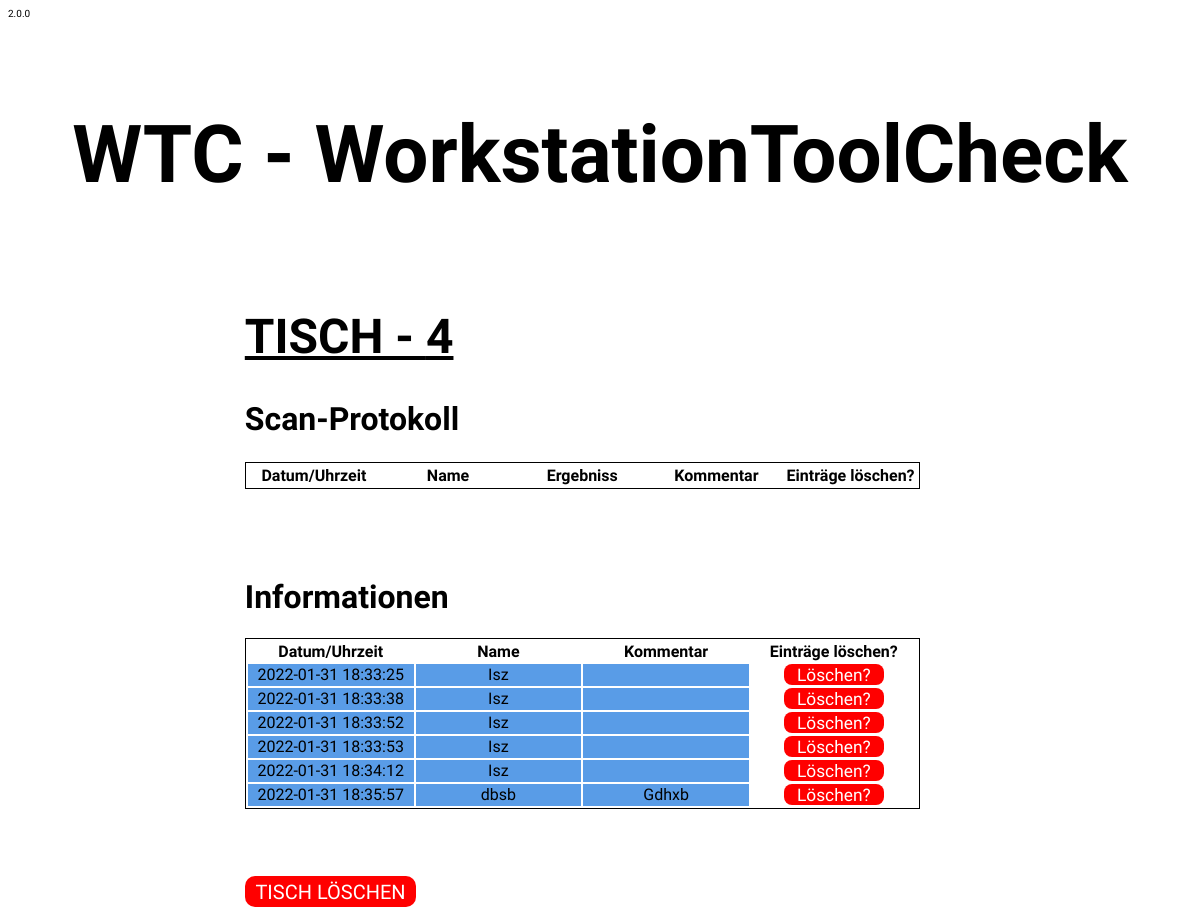
Screenshot of /WebApp/tisch.php?tischId=4&tischNummer=4 with the database file from the repository.
### tables this page shows
CREATE TABLE `tblkommentar` (
  `kommentarId` int(11) NOT NULL,
  `kommentarTischId` int(11) NOT NULL,
  `kommentarName` varchar(50) NOT NULL,
  `kommentarText` varchar(50) NOT NULL,
  `kommentarTime` timestamp NOT NULL DEFAULT current_timestamp() ON UPDATE current_timestamp()
);

### WebApp/ver.php (called while the page is built)
<?php
    $ver = "2.0.0"
?>

### WebApp/tisch.php (the view, shortened to what this page needs)
<!DOCTYPE HTML>
<html>
    <head>
        <link href="Styles\tisch.css" rel="stylesheet" type="text/css">
    </head>
    <body>
    <?php
        require_once("ver.php")
    ?>
    <div id="ver" class="ver"><?=$ver?></div>
    <?php
        require_once("dbCon.php");
        $tischId = $_GET['tischId'];
        $tischNummer = $_GET['tischNummer'];
    ?>
        <div id="titel">
            <a href="index.php"><h1>WTC - WorkstationToolCheck</h1></a>
        </div>
        <div id="tisch_id">
            <h1>TISCH - <?=$tischNummer?></h1>
        </div>
        <div id="log_title">
            <h1>Scan-Protokoll</h1>
        </div>
        <div id="output1">
            <div id="tablediv">
                <table id="tables">
                    <tr>
                        <th>Datum/Uhrzeit</th>
                        <th>Name</th>
                        <th>Ergebniss</th>
                        <th>Kommentar</th>
                        <th>Einträge löschen?</th>
                    </tr>
                </table>
            </div>
        </div>
        <div id="output2">
            <div id="tabledivv">
            <h1>Informationen</h1>
                <table id="tables2">
                <tr>
                    <th>Datum/Uhrzeit</th>
                    <th>Name</th>
                    <th>Kommentar</th>
                    <th>Einträge löschen?</th>
                </tr>
                <?php
                $stmt = $pdo->prepare("SELECT * FROM tblKommentar where kommentarTischId = ? ORDER BY kommentarTime limit 20");
                $stmt->execute([$tischId]);
                $ComCol = "backgroundBlue";
                foreach($stmt->fetchAll() as $row){
                    echo "<tr id='".$ComCol."'>";
                    echo "<td>".$row['kommentarTime']."</td>";
                    echo "<td>".$row['kommentarName']."</td>";
                    echo "<td>".$row['kommentarText']."</td>";
                    echo "<td style='background-color:white;text-decoration:none;'><a id='del_btnT' class='btn_table' href='ComLoeschen.php?id=".$row['kommentarId']."'>Löschen?</a></td>";
                    echo "</tr>";
                }
                ?>
                </table>
            </div>
            <div id="delTableBtn">
                <a id="del_btn" class="btn_d" onclick="return confirm('Wollen Sie den Tisch wirklich löschen?');" href="tischLoeschen.php?id=<?php echo $tischId ?>"><span>TISCH LÖSCHEN </span></a>
            </div>
        </div>
   </body>
</html>

### WebApp/Styles/tisch.css (style rules this page uses)
body { background-size: cover; background-attachment: fixed; }
#titel { height: 100%; width: 100%; margin: 0 auto; text-align: center; padding-left: auto; padding-top: 3%; clear: both; font-size: 30pt; font-family: 'Mohave', sans-serif; }
#titel > a { text-decoration: none; color: black; }
#tisch_id { text-decoration: underline; padding-top: 20px; font-family: 'Mohave', sans-serif; padding-left: 20%; font-size: 18pt; padding-right: 60%; margin: auto; }
#tablediv { width: 100%; float: left; font-family: 'Mohave', sans-serif; margin-bottom: 6%; }
#tabledivv { width: 100%; float: left; font-family: 'Mohave', sans-serif; }
#tables { text-align: center; table-layout: fixed; border-width: 1px; border-color: black; border-style: solid; align-self: center; width: 95%; }
#tables2 { text-align: center; table-layout: fixed; border-width: 1px; border-color: black; border-style: solid; align-self: center; width: 95%; margin-bottom: 10%; }
#backgroundBlue { background-color: #599ce7; }
#output1 { padding-left: 20%; margin-bottom: 10%; padding-right: 20%; }
#output2 { padding-left: 20%; padding-right: 20%; }
#log_title { font-family: 'Mohave', sans-serif; margin-top: 3%; margin-bottom: 2%; padding-left: 20%; }
#del_btn { text-align: left; font-family: 'Mohave', sans-serif; font-size: 15pt; margin-top: 20%; z-index: -1; background-color: red; border-color: red; color: white; border-radius: 10px; }
#del_btnT { text-align: right; font-family: 'Mohave', sans-serif; font-size: 13pt; background-color: red; border-color: red; color: white; height: 100%; width: 100%; border-radius: 8px; position: relative; margin-bottom: 2%; margin-top: 2%; }
.btn_table { padding-bottom: 0.5%; padding-right: 8%; padding-left: 8%; padding-top: 0.5%; text-decoration: none; transition: all 0.8s 0s ease; }
.btn_d { transition: all 0.5s; cursor: pointer; padding-bottom: 0.5%; padding-right: 1.5%; padding-left: 1.5%; padding-top: 0.5%; }
.btn_d span:after { content: '\00bb'; position: absolute; opacity: 0; top: 0; right: -20px; transition: 0.5s; }
.btn_d span { cursor: pointer; display: inline-block; position: relative; transition: 0.5s; }
#ver { text-align: left; font-size: x-small; font-family: 'Mohave', sans-serif; width: 40px; }

### rows the page displays
tblkommentar: kommentarTime "2022-01-31 18:33:25", kommentarName "Isz"
tblkommentar: kommentarTime "2022-01-31 18:33:38", kommentarName "Isz"
tblkommentar: kommentarTime "2022-01-31 18:33:52", kommentarName "Isz"
tblkommentar: kommentarTime "2022-01-31 18:33:53", kommentarName "Isz"
tblkommentar: kommentarTime "2022-01-31 18:34:12", kommentarName "Isz"
tblkommentar: kommentarTime "2022-01-31 18:35:57", kommentarName "dbsb", kommentarText "Gdhxb"

### other values shown
$ver "2.0.0"
$tischNummer "4"
